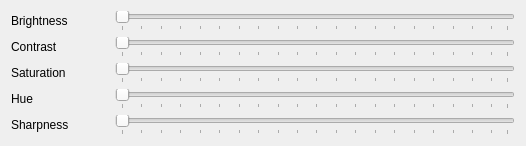
       <widget class="QWidget" name="tab_ProjectedLight">
        <attribute name="title">
         <string>Projected light</string>
        </attribute>
        <layout class="QGridLayout" name="gridLayout_5">
         <item row="0" column="0">
          <layout class="QVBoxLayout" name="verticalLayout_6">
           <item>
            <layout class="QHBoxLayout" name="horizontalLayout_14">
             <item>
              <widget class="QLabel" name="label_15">
               <property name="text">
                <string>Brightness</string>
               </property>
              </widget>
             </item>
             <item>
              <spacer name="horizontalSpacer_8">
               <property name="orientation">
                <enum>Qt::Horizontal</enum>
               </property>
               <property name="sizeHint" stdset="0">
                <size>
                 <width>40</width>
                 <height>20</height>
                </size>
               </property>
              </spacer>
             </item>
             <item>
              <widget class="QSlider" name="horizontalSlider_BrightProj">
               <property name="minimumSize">
                <size>
                 <width>400</width>
                 <height>0</height>
                </size>
               </property>
               <property name="orientation">
                <enum>Qt::Horizontal</enum>
               </property>
               <property name="invertedAppearance">
                <bool>false</bool>
               </property>
               <property name="invertedControls">
                <bool>false</bool>
               </property>
               <property name="tickPosition">
                <enum>QSlider::TicksBelow</enum>
               </property>
               <property name="tickInterval">
                <number>5</number>
               </property>
              </widget>
             </item>
            </layout>
           </item>
           <item>
            <layout class="QHBoxLayout" name="horizontalLayout_15">
             <item>
              <widget class="QLabel" name="label_16">
               <property name="text">
                <string>Contrast</string>
               </property>
              </widget>
             </item>
             <item>
              <spacer name="horizontalSpacer_9">
               <property name="orientation">
                <enum>Qt::Horizontal</enum>
               </property>
               <property name="sizeHint" stdset="0">
                <size>
                 <width>40</width>
                 <height>20</height>
                </size>
               </property>
              </spacer>
             </item>
             <item>
              <widget class="QSlider" name="horizontalSlider_ContrastProj">
               <property name="minimumSize">
                <size>
                 <width>400</width>
                 <height>0</height>
                </size>
               </property>
               <property name="orientation">
                <enum>Qt::Horizontal</enum>
               </property>
               <property name="invertedAppearance">
                <bool>false</bool>
               </property>
               <property name="invertedControls">
                <bool>false</bool>
               </property>
               <property name="tickPosition">
                <enum>QSlider::TicksBelow</enum>
               </property>
               <property name="tickInterval">
                <number>5</number>
               </property>
              </widget>
             </item>
            </layout>
           </item>
           <item>
            <layout class="QHBoxLayout" name="horizontalLayout_16">
             <item>
              <widget class="QLabel" name="label_17">
               <property name="text">
                <string>Saturation</string>
               </property>
              </widget>
             </item>
             <item>
              <spacer name="horizontalSpacer_10">
               <property name="orientation">
                <enum>Qt::Horizontal</enum>
               </property>
               <property name="sizeHint" stdset="0">
                <size>
                 <width>40</width>
                 <height>20</height>
                </size>
               </property>
              </spacer>
             </item>
             <item>
              <widget class="QSlider" name="horizontalSlider_SaturationProj">
               <property name="minimumSize">
                <size>
                 <width>400</width>
                 <height>0</height>
                </size>
               </property>
               <property name="orientation">
                <enum>Qt::Horizontal</enum>
               </property>
               <property name="invertedAppearance">
                <bool>false</bool>
               </property>
               <property name="invertedControls">
                <bool>false</bool>
               </property>
               <property name="tickPosition">
                <enum>QSlider::TicksBelow</enum>
               </property>
               <property name="tickInterval">
                <number>5</number>
               </property>
              </widget>
             </item>
            </layout>
           </item>
           <item>
            <layout class="QHBoxLayout" name="horizontalLayout_17">
             <item>
              <widget class="QLabel" name="label_18">
               <property name="text">
                <string>Hue</string>
               </property>
              </widget>
             </item>
             <item>
              <spacer name="horizontalSpacer_11">
               <property name="orientation">
                <enum>Qt::Horizontal</enum>
               </property>
               <property name="sizeHint" stdset="0">
                <size>
                 <width>40</width>
                 <height>20</height>
                </size>
               </property>
              </spacer>
             </item>
             <item>
              <widget class="QSlider" name="horizontalSlider_HueProj">
               <property name="minimumSize">
                <size>
                 <width>400</width>
                 <height>0</height>
                </size>
               </property>
               <property name="orientation">
                <enum>Qt::Horizontal</enum>
               </property>
               <property name="invertedAppearance">
                <bool>false</bool>
               </property>
               <property name="invertedControls">
                <bool>false</bool>
               </property>
               <property name="tickPosition">
                <enum>QSlider::TicksBelow</enum>
               </property>
               <property name="tickInterval">
                <number>5</number>
               </property>
              </widget>
             </item>
            </layout>
           </item>
           <item>
            <layout class="QHBoxLayout" name="horizontalLayout_18">
             <item>
              <widget class="QLabel" name="label_19">
               <property name="text">
                <string>Sharpness</string>
               </property>
              </widget>
             </item>
             <item>
              <spacer name="horizontalSpacer_12">
               <property name="orientation">
                <enum>Qt::Horizontal</enum>
               </property>
               <property name="sizeHint" stdset="0">
                <size>
                 <width>40</width>
                 <height>20</height>
                </size>
               </property>
              </spacer>
             </item>
             <item>
              <widget class="QSlider" name="horizontalSlider_SharpnessProj">
               <property name="minimumSize">
                <size>
                 <width>400</width>
                 <height>0</height>
                </size>
               </property>
               <property name="orientation">
                <enum>Qt::Horizontal</enum>
               </property>
               <property name="invertedAppearance">
                <bool>false</bool>
               </property>
               <property name="invertedControls">
                <bool>false</bool>
               </property>
               <property name="tickPosition">
                <enum>QSlider::TicksBelow</enum>
               </property>
               <property name="tickInterval">
                <number>5</number>
               </property>
              </widget>
             </item>
            </layout>
           </item>
          </layout>
         </item>
        </layout>
       </widget>
